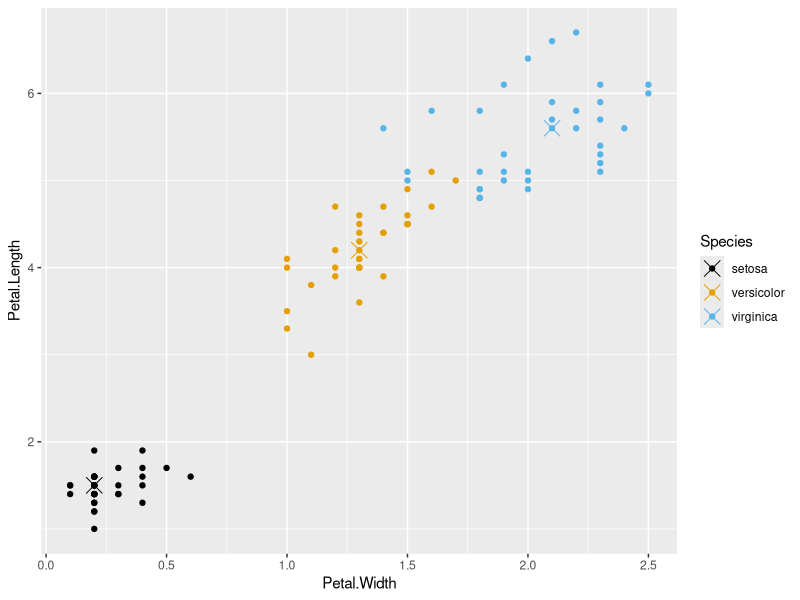
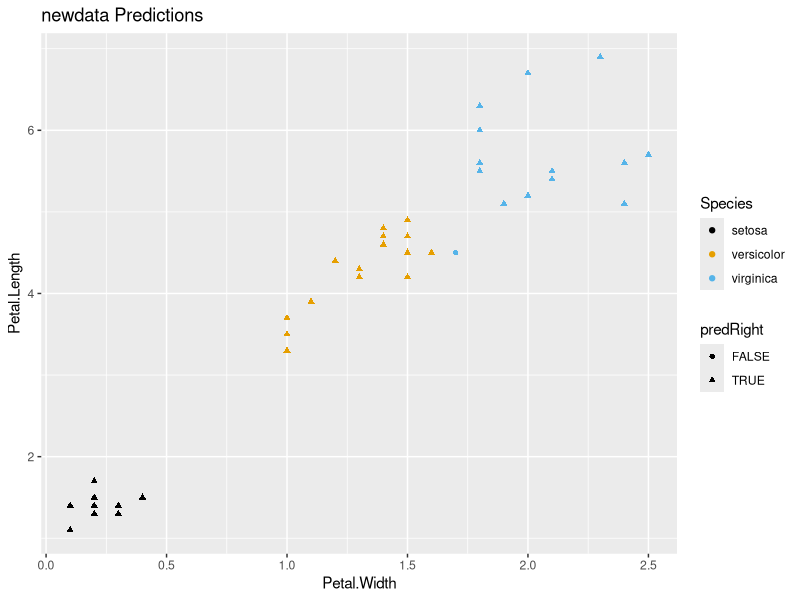

Here is the R script that generated these plots, in order:
## ---- chunk 1

library(knitr)
options(width = 100)
opts_chunk$set(message = F, error = F, warning = F, fig.align = 'center')

## ---- chunk 2
library(caret)
library(ggplot2)
library("xtable")
library(grid)
library(gridExtra)
library(randomForest)
## ---- chunk 3
# palette color-blind-friendly: The palette with black
cbbPalette <- c("#000000", "#E69F00", "#56B4E9", "#009E73",
                "#F0E442", "#0072B2", "#D55E00", "#CC79A7")

## ---- chunk 4
data(iris) 
inTrain <- createDataPartition(y=iris$Species,
                              p=0.7, list=FALSE)
training <- iris[inTrain,]
testing <- iris[-inTrain,]
## ---- chunk 5
library(caret)
modFit <- train(Species~ ., data=training,method="rf", prox=TRUE) # prox?
modFit
## ---- chunk 6
getTree(modFit$finalModel,k=2) # Tree no 2

## ---- chunk 7
# get centers
irisP <- classCenter(training[,c(3,4)], training$Species, modFit$finalModel$prox) # returns the centers
irisP <- as.data.frame(irisP)
irisP$Species <- rownames(irisP)

p <- ggplot(data = training) + geom_point(aes(x=Petal.Width,y=Petal.Length,col=Species))
p <- p + geom_point(aes(x=Petal.Width,y=Petal.Length,col=Species),size=5,shape=4,data=irisP)
p + scale_color_manual(values = cbbPalette)
## ---- chunk 8
pred <- predict(modFit,testing)
testing$predRight <- pred == testing$Species
# table(pred,testing$Species)
kable(table(pred,testing$Species), caption = "predicted (rows) vs species (columns)")
## ---- chunk 9
# qplot(Petal.Width,Petal.Length,colour=predRight,data=testing,main="newdata Predictions")

ggplot(data = testing, aes(Petal.Width,Petal.Length, colour = Species, shape = predRight)) + 
        geom_point() +
        scale_color_manual(values = cbbPalette) +
        labs(title="newdata Predictions")
